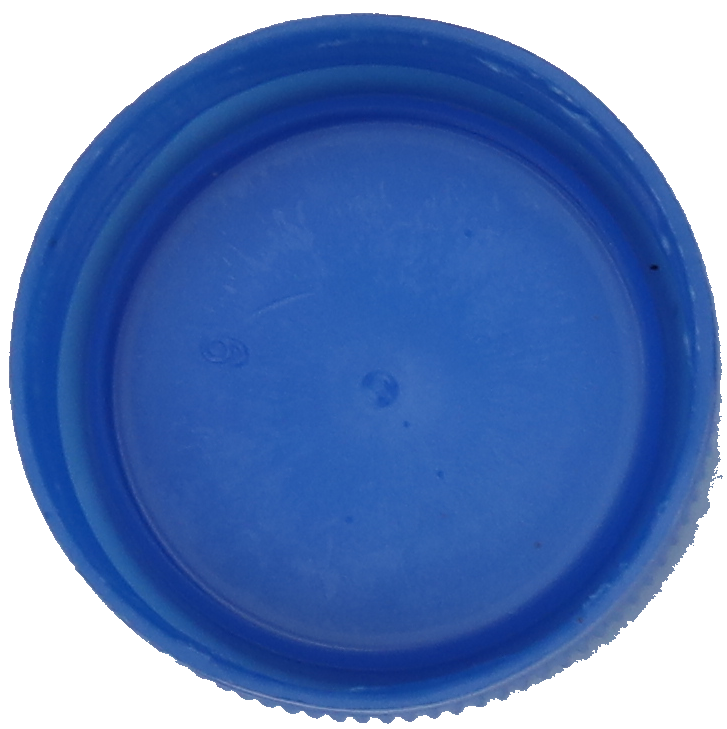
#> input picture sample/huge_blue_negative.png, 727 x 729 px
$ python -i split.py   (imports and definitions only)
#> lines starting #> are read from the running program, lines starting #| are printed output that depends on the picture; after the words box and inside, x2 and y2 are one past the last pixel; in counts of white or black regions, pixels touching at a corner belong together
#> further down, picture is the input picture: shape (729, 727, 3); mean B, G, R 185, 125.7, 93.8
import cv2
import numpy as np
from .util import Rect


def split(image):
    gray = cv2.cvtColor(image, cv2.COLOR_BGR2GRAY)
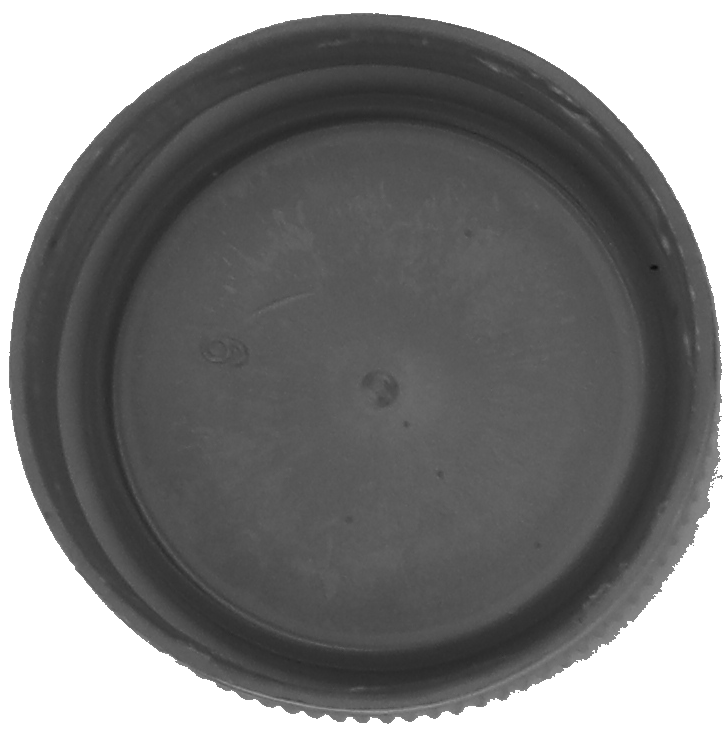
#> gray: shape (729, 727); min 10, max 255, mean 123
    _, thresh = cv2.threshold(gray, 150, 255, cv2.THRESH_BINARY_INV)
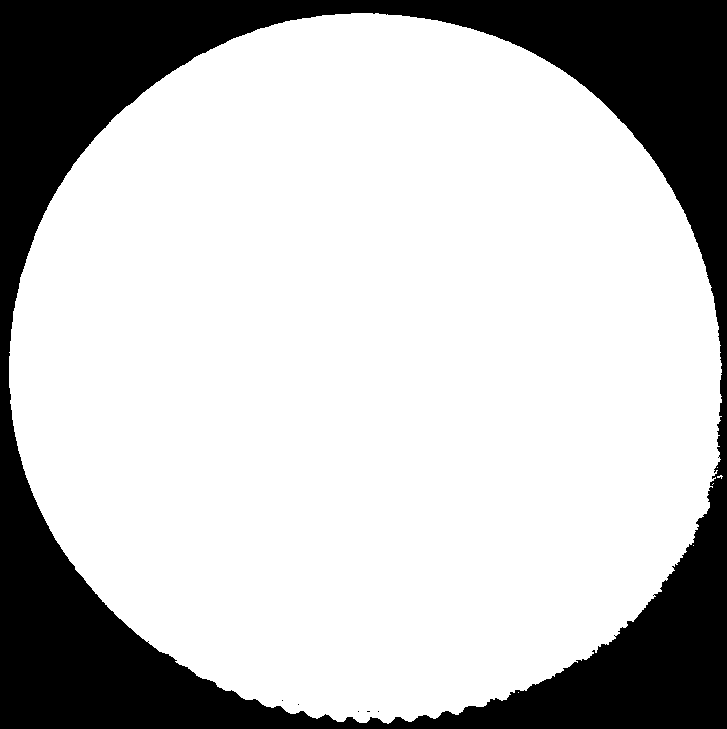
#> thresh: shape (729, 727); 75.2% white; 6 black regions (5 under 20 px), largest, box (x1, y1, x2, y2) and area: (0, 0, 727, 729) 131280
    h, w = thresh.shape[0:2]
#> h = 729; w = 727
    mask = cv2.getStructuringElement(cv2.MORPH_RECT, (10, 10))
    kernel = cv2.getStructuringElement(cv2.MORPH_RECT, (15, 15))
    closed = cv2.morphologyEx(thresh, cv2.MORPH_OPEN, mask)
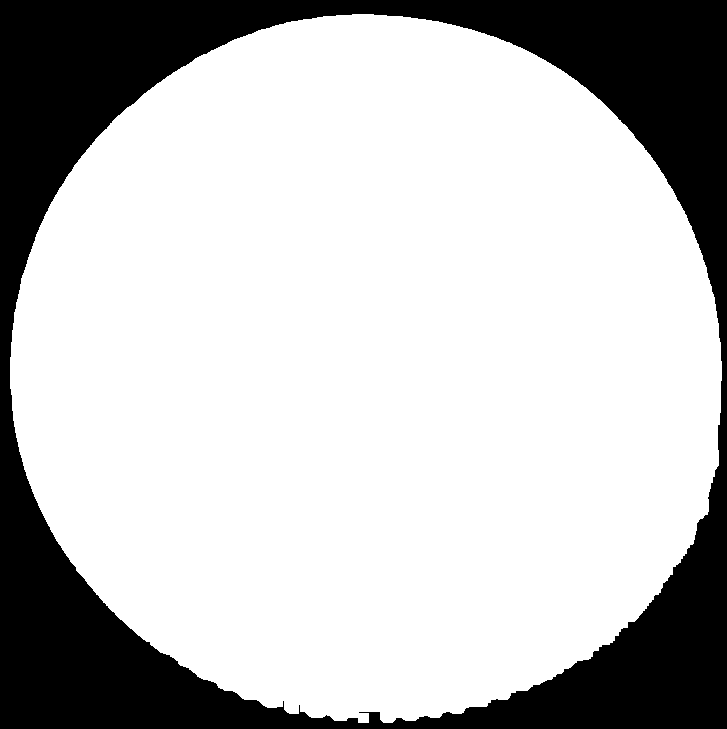
#> closed: shape (729, 727); 75.1% white; 1 black region, box (x1, y1, x2, y2) and area: (0, 0, 727, 729) 131788
    closed = cv2.morphologyEx(thresh, cv2.MORPH_CLOSE, kernel)
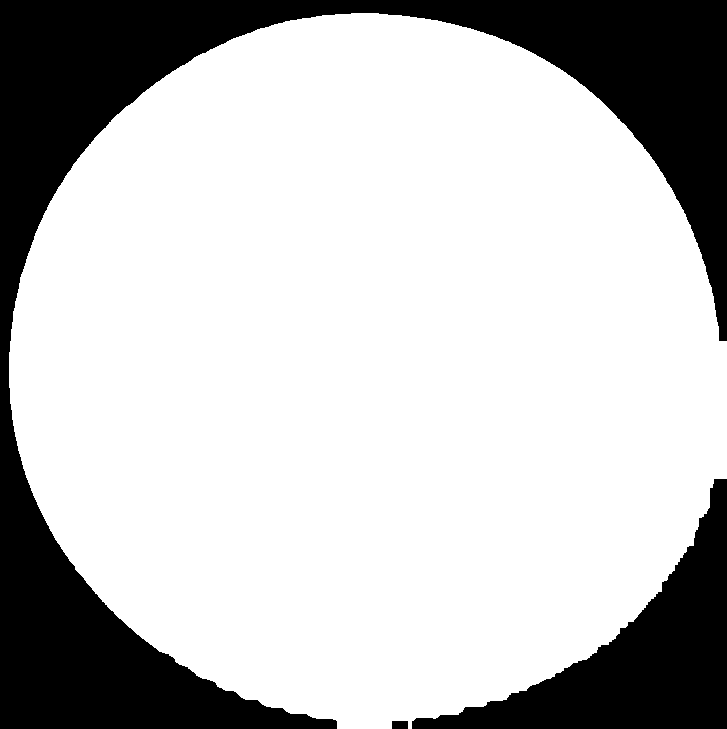
#> closed: shape (729, 727); 75.6% white; 3 black regions
    h, w = closed.shape[0:2]
    x = cv2.findContours(closed.copy(), cv2.RETR_EXTERNAL,
                         cv2.CHAIN_APPROX_NONE)
#> x = 1 contour; box (x1, y1, x2, y2) and area: (9, 13, 727, 729) 399522
#> (the run stopped early here; a loop or call above may not have finished)

$ run again, on sample/huge_blue_positive.png
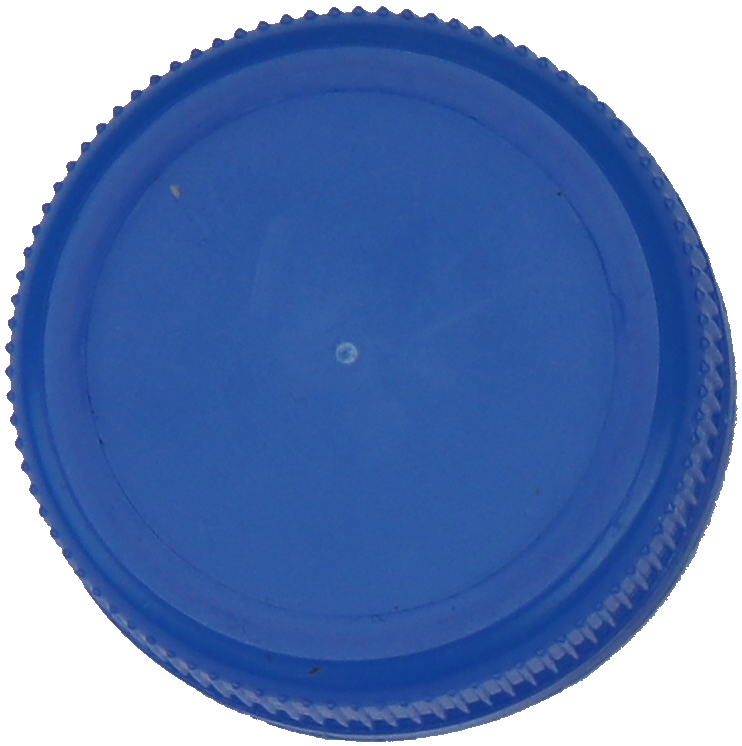
#> input picture sample/huge_blue_positive.png, 742 x 746 px
#> picture is the input picture: shape (746, 742, 3); mean B, G, R 180.9, 126.3, 97.4
#> in split, `_, thresh = cv2.threshold(gray, 150, 255, cv2.THRESH_BINARY_INV)`:
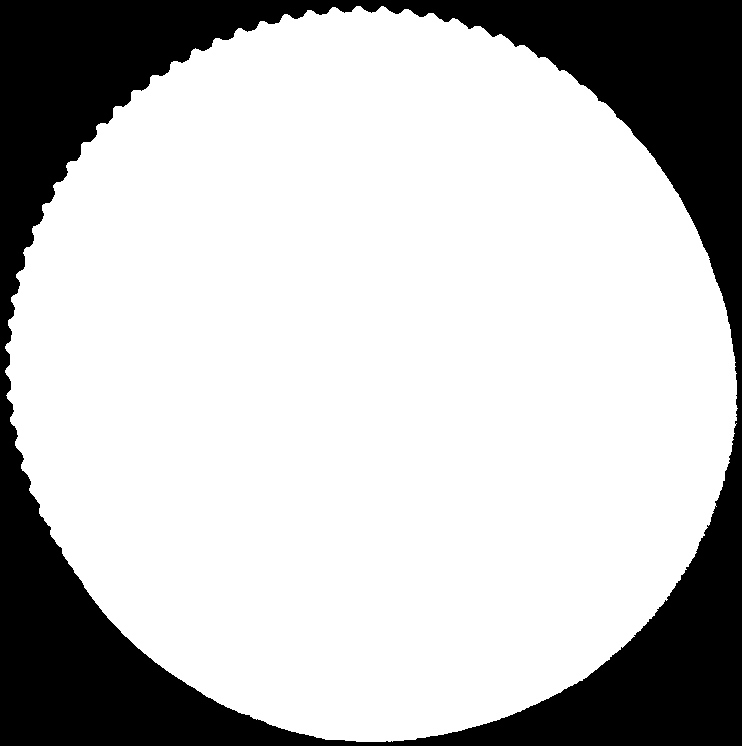
#> thresh: shape (746, 742); 75.2% white; 1 black region, box (x1, y1, x2, y2) and area: (0, 0, 742, 746) 137498
#> in split, `closed = cv2.morphologyEx(thresh, cv2.MORPH_CLOSE, kernel)`:
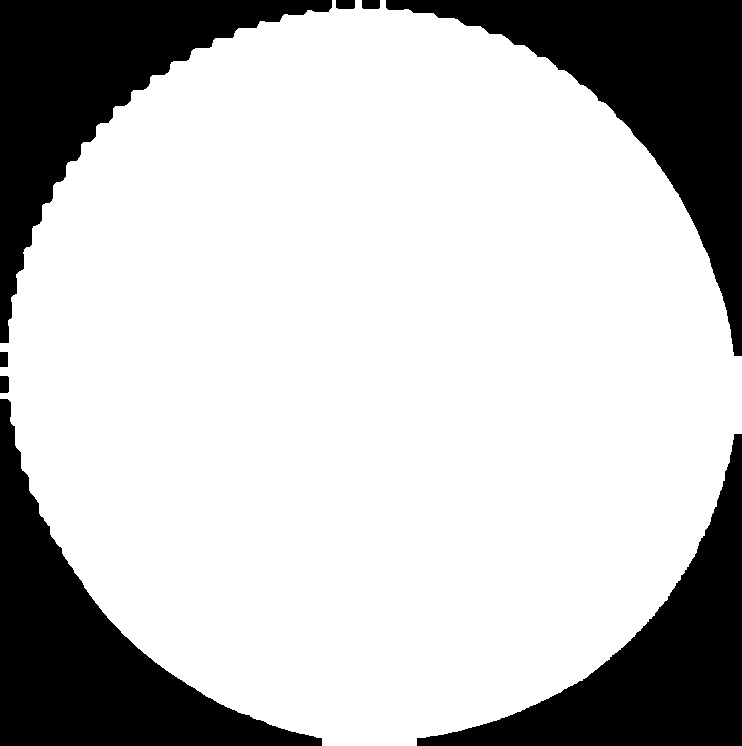
#> closed: shape (746, 742); 75.5% white; 8 black regions
#> x = 1 contour; box (x1, y1, x2, y2) and area: (0, 0, 742, 746) 416804

$ run again, on sample/huge_brown_negative.png
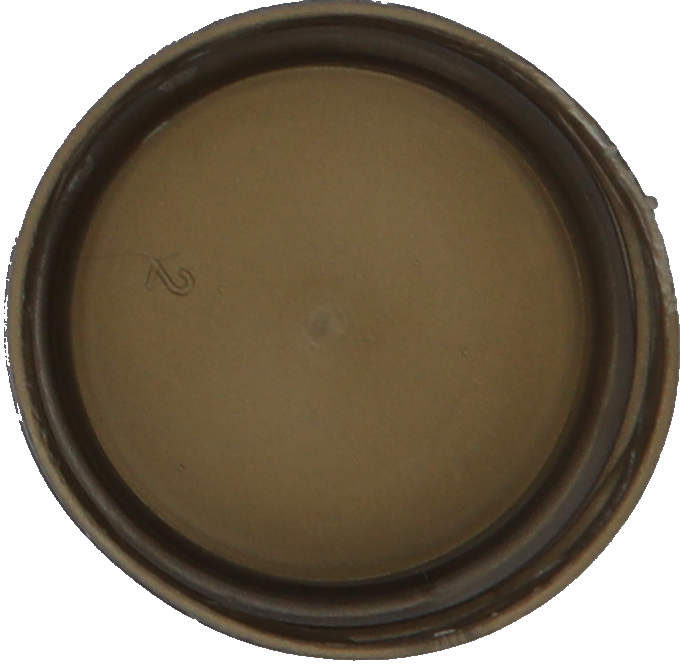
#> input picture sample/huge_brown_negative.png, 680 x 665 px
#> picture is the input picture: shape (665, 680, 3); mean B, G, R 95.3, 112.9, 124.5
#> in split, `_, thresh = cv2.threshold(gray, 150, 255, cv2.THRESH_BINARY_INV)`:
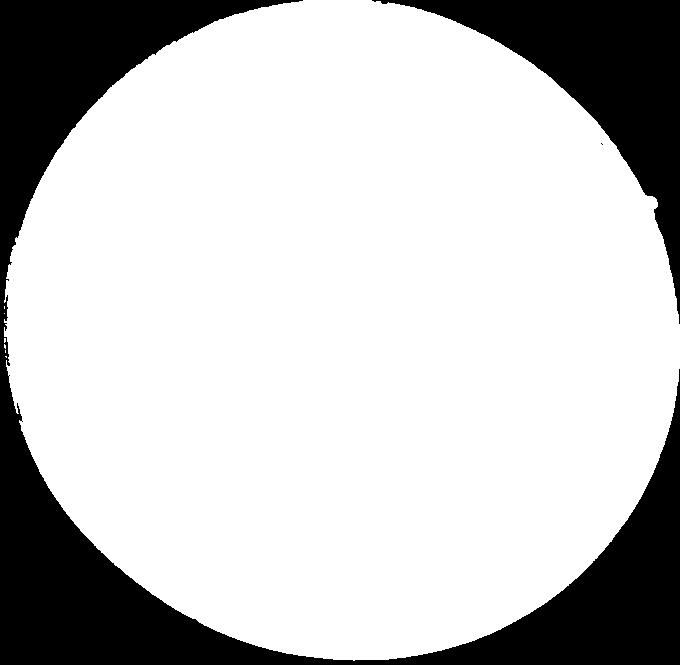
#> thresh: shape (665, 680); 77.4% white; 3 black regions (1 under 20 px), largest, box (x1, y1, x2, y2) and area: (0, 0, 680, 665) 76696, (372, 0, 680, 324) 25681
#> in split, `closed = cv2.morphologyEx(thresh, cv2.MORPH_CLOSE, kernel)`:
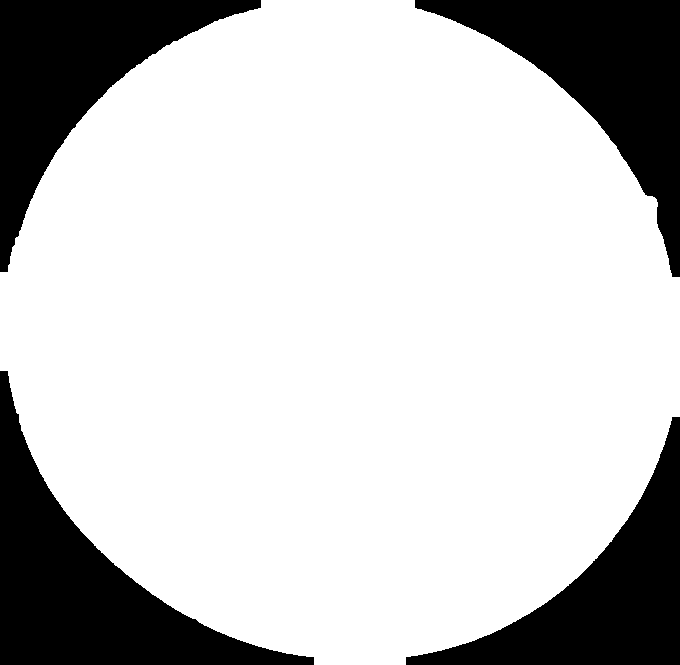
#> closed: shape (665, 680); 77.8% white; 4 black regions
#> x = 1 contour; box (x1, y1, x2, y2) and area: (0, 0, 680, 665) 350741

$ run again, on sample/huge_brown_positive.png
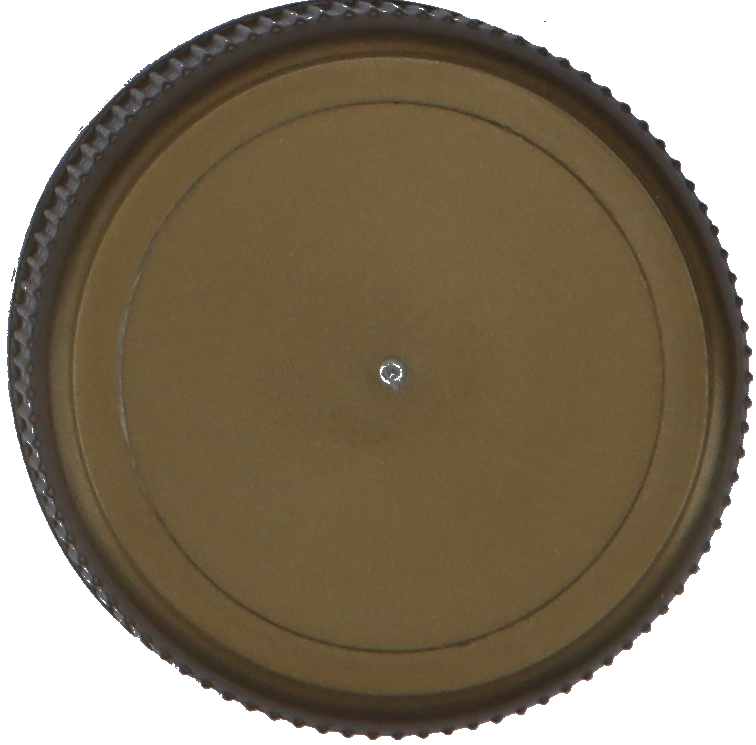
#> input picture sample/huge_brown_positive.png, 756 x 745 px
#> picture is the input picture: shape (745, 756, 3); mean B, G, R 103.4, 123.5, 135.9
#> in split, `_, thresh = cv2.threshold(gray, 150, 255, cv2.THRESH_BINARY_INV)`:
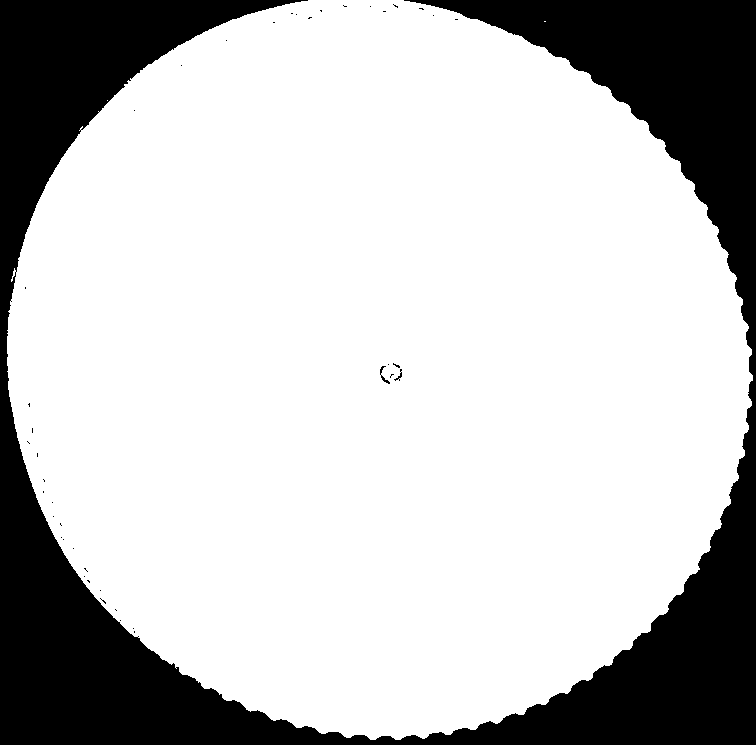
#> thresh: shape (745, 756); 76.3% white; 43 black regions (40 under 20 px), largest, box (x1, y1, x2, y2) and area: (0, 0, 756, 745) 133470, (380, 366, 390, 384) 48, (394, 369, 402, 381) 29
#> in split, `closed = cv2.morphologyEx(thresh, cv2.MORPH_CLOSE, kernel)`:
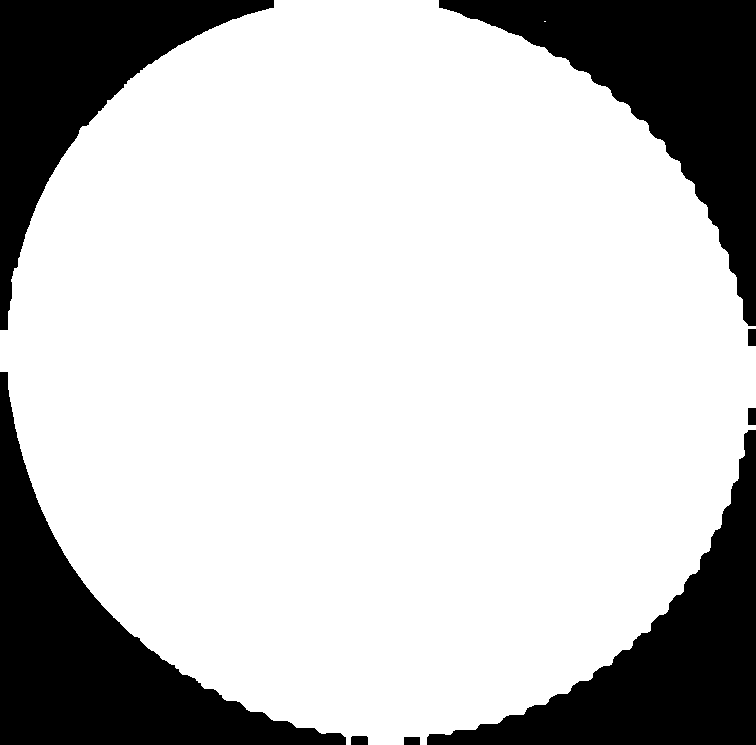
#> closed: shape (745, 756); 76.6% white; 8 black regions
#> x = 2 contours, 1 with area under 20; largest, box (x1, y1, x2, y2) and area: (0, 0, 756, 745) 430307
